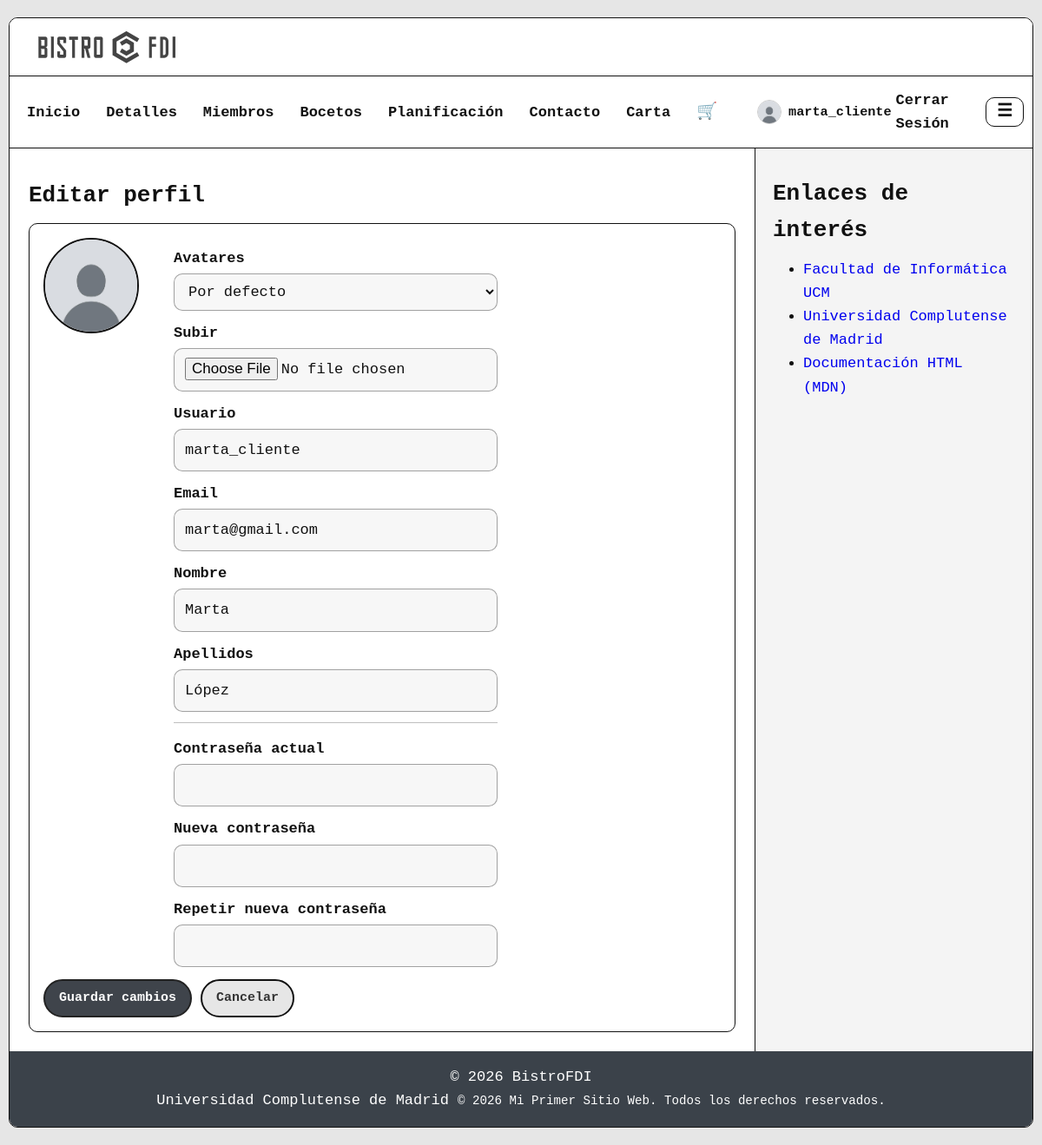
The app's page /includes/vistas/editar_perfil.php (signed in) with its own data.
### tables this page shows
CREATE TABLE usuarios (
    id INT AUTO_INCREMENT PRIMARY KEY,
    nombre_usuario VARCHAR(100) NOT NULL UNIQUE,
    email VARCHAR(100) NOT NULL,
    password VARCHAR(255) NOT NULL,
    nombre VARCHAR(100) NOT NULL,
    apellidos VARCHAR(100) NOT NULL,
    avatar VARCHAR(255) DEFAULT NULL
);

### includes/app/sa/UsuarioSA.php (called while the page is built, shortened)
<?php
require_once __DIR__ . '/../dao/UsuarioDAO.php';
class UsuarioSA {
    private UsuarioDAO $usuarioDAO;
    private RolDAO $rolDAO;
    public function __construct(?UsuarioDAO $usuarioDAO = null, ?RolDAO $rolDAO = null)
    {
        $conn = Aplicacion::getInstance()->getConexionBd();
        $this->usuarioDAO = $usuarioDAO ?? new UsuarioDAO($conn);
        $this->rolDAO = $rolDAO ?? new RolDAO($conn);
    }
    public function getById(int $id): ?UsuarioDTO
    {
        $u = $this->usuarioDAO->findById($id);
        $u->setRoles($this->rolDAO->findRolesByUsuarioId($id));
        return $u;
    }
}

### includes/app/dao/UsuarioDAO.php (called while the page is built, shortened)
<?php
require_once __DIR__ . '/../dto/UsuarioDTO.php';
class UsuarioDAO {
    public function findById(int $id): ?UsuarioDTO {
        $sql = "SELECT id, nombre_usuario, email, password, nombre, apellidos, avatar
                FROM usuarios
                WHERE id = ?";
        $stmt = $this->conn->prepare($sql);
        $stmt->bind_param("i", $id);
        if (!$stmt->execute()) { throw new RuntimeException("Error execute (findById usuarios): " . $stmt->error); }
        $res = $stmt->get_result();
        $row = $res->fetch_assoc();
        return new UsuarioDTO(
            (int)$row['id'],
            (string)$row['nombre_usuario'],
            (string)$row['password'],
            (string)$row['nombre'],
            (string)$row['email'],
            (string)$row['apellidos'],
            $row['avatar'] !== null ? (string)$row['avatar'] : null,
            []
        );
    }
}

### includes/app/dto/UsuarioDTO.php (called while the page is built, shortened)
<?php
class UsuarioDTO implements JsonSerializable
{
    public function getNombreUsuario(): string { return $this->nombreUsuario; }
    public function getNombre(): string { return $this->nombre; }
    public function getEmail(): string { return $this->email; }
    public function getApellidos(): string { return $this->apellidos; }
    public function getAvatar(): ?string { return $this->avatar; }
}

### includes/vistas/formularios/formularioEditarPerfil.php (the view, shortened to what this page needs)
<?php
require_once RAIZ_APP . '/includes/vistas/common/FormularioBase.php';
require_once RAIZ_APP . '/includes/app/sa/UsuarioSA.php';
class FormularioEditarPerfil extends FormularioBase
{
    private bool $esGerente;
    private bool $editandoPropio;
    private object $usuario;
    private array $opcionesAvatar = [
        'avatares/default.jpg' => 'Por defecto',
        'avatares/a1.png'      => 'Avatar 1',
        'avatares/a2.png'      => 'Avatar 2',
        'avatares/a3.png'      => 'Avatar 3',
        'avatares/a4.png'      => 'Avatar 4',
    ];
    public function __construct(int $idObjetivo, bool $esGerente)
    {
        $this->usuarioSA = new UsuarioSA();
        $this->esGerente = $esGerente;
        $idSesion = (int)($_SESSION['usuario_id'] ?? 0);
        if (!$esGerente) {
            $idObjetivo = $idSesion;
        }
        $this->idObjetivo = $idObjetivo;
        $this->editandoPropio = ($this->idObjetivo === $idSesion);
        $usuario = $this->usuarioSA->getById($this->idObjetivo);
        $this->usuario = $usuario;
    }
    private function getUrlCancelar(): string
    {
        return ($this->esGerente && !$this->editandoPropio)
            ? (RUTA_APP . '/includes/vistas/gerente/usuarios.php')
            : (RUTA_APP . '/includes/vistas/mi_perfil.php');
    }
    private function h(string $valor): string
    {
        return htmlspecialchars($valor, ENT_QUOTES | ENT_SUBSTITUTE, 'UTF-8');
    }
    protected function generaCamposFormulario(array &$datos): string
    {
        $valores = $this->getValoresFormulario($datos);
        $avatarUrl = RUTA_IMGS . '/' . ltrim((string)$valores['avatarActual'], '/');
        $btnCancelarUrl = $this->getUrlCancelar();
        ?>
        <div class="form-media">
            <img
                id="avatarPreview"
                class="avatar-edit"
                src="<?= $this->h($avatarUrl) ?>"
                alt="Avatar"
            >
            <div class="stack form-panel">
                <div>
                    <label for="avatarSelect">Avatares</label>
                    <select id="avatarSelect" name="avatar_predef">
                        <?php foreach ($this->opcionesAvatar as $value => $label): ?>
                            <option value="<?= $this->h((string)$value) ?>" <?= ((string)$value === (string)$valores['avatar_predef']) ? 'selected' : '' ?>>
                                <?= $this->h((string)$label) ?>
                            </option>
                        <?php endforeach; ?>
                    </select>
                </div>
                <div>
                    <label for="avatarFile">Subir</label>
                    <input id="avatarFile" type="file" name="avatar_file" accept="image/*">
                </div>
                <div>
                    <label for="nombreUsuario">Usuario</label>
                    <input
                        id="nombreUsuario"
                        type="text"
                        name="nombreUsuario"
                        value="<?= $this->h((string)$valores['nombreUsuario']) ?>"
                        required
                    >
                </div>
                <div>
                    <label for="email">Email</label>
                    <input
                        id="email"
                        type="email"
                        name="email"
                        value="<?= $this->h((string)$valores['email']) ?>"
                        required
                    >
                </div>
                <div>
                    <label for="nombre">Nombre</label>
                    <input
                        id="nombre"
                        type="text"
                        name="nombre"
                        value="<?= $this->h((string)$valores['nombre']) ?>"
                        required
                    >
                </div>
                <div>
                    <label for="apellidos">Apellidos</label>
                    <input
                        id="apellidos"
                        type="text"
                        name="apellidos"
                        value="<?= $this->h((string)$valores['apellidos']) ?>"
                        required
                    >
                </div>
                <hr>
                <?php if ($this->editandoPropio): ?>
                    <div>
                        <label for="password_actual">Contraseña actual</label>
                        <input
                            id="password_actual"
                            type="password"
                            name="password_actual"
                            autocomplete="current-password"
                        >
                    </div>
                <?php endif; ?>
                <div>
                    <label for="password_nueva">Nueva contraseña</label>
                    <input
                        id="password_nueva"
                        type="password"
                        name="password_nueva"
                        autocomplete="new-password"
                    >
                </div>
                <div>
                    <label for="password_nueva_2">Repetir nueva contraseña</label>
                    <input
                        id="password_nueva_2"
                        type="password"
                        name="password_nueva_2"
                        autocomplete="new-password"
                    >
                </div>
            </div>
        </div>
        <div class="form-actions">
            <button class="btn btn-primary" type="submit">Guardar cambios</button>
            <a class="btn btn-light" href="<?= $this->h($btnCancelarUrl) ?>">Cancelar</a>
        </div>
        <?php
        return ob_get_clean();
    }
    private function getAvatarActual(): string
    {
        $avatar = $this->usuario->getAvatar();
        return $avatar ?: 'avatares/default.jpg';
    }
    private function getValoresFormulario(array $datos): array
    {
        return [
            'nombreUsuario' => $datos['nombreUsuario'] ?? (string)$this->usuario->getNombreUsuario(),
            'email'         => $datos['email'] ?? (string)$this->usuario->getEmail(),
            'nombre'        => $datos['nombre'] ?? (string)$this->usuario->getNombre(),
            'apellidos'     => $datos['apellidos'] ?? (string)$this->usuario->getApellidos(),
            'avatar_predef' => $datos['avatar_predef'] ?? $this->getAvatarActual(),
            'avatarActual'  => $datos['avatar_predef'] ?? $this->getAvatarActual(),
        ];
    }
}

### css/estilo.css (style rules this page uses)
* { box-sizing: border-box; margin: 0; padding: 0; }
html, body { min-height: 100%; height: auto; }
body { background: #E6E6E6; color: #111; font-family: ui-monospace, SFMono-Regular, Menlo, Monaco, Consolas, "Liberation Mono", "Courier New", monospace; font-size: 17px; line-height: 1.6; overflow: auto; }
img { display: block; max-width: 100%; height: auto; }
a { text-decoration: none; }
hr { border: 0; border-top: 1px solid rgba(0,0,0,0.25); margin: 16px 0; }
.stack > * + * { margin-top: 12px; }
.btn, button, input[type="button"], input[type="submit"], input[type="reset"] { display: inline-flex; align-items: center; justify-content: center; padding: 8px 16px; border: 2px solid #222; border-radius: 999px; background: #3f444b; color: #fff; font: inherit; font-size: 15px; font-weight: 700; cursor: pointer; text-decoration: none; transition: background 0.15s ease; }
a.btn { color: #fff; }
.btn-light { background: #e6e6e6; border-color: #111; color: #333; }
a.btn-light { color: #333; }
label { display: block; margin: 10px 0 4px; font-weight: 800; }
input[type="text"], input[type="email"], input[type="password"], input[type="file"], input[type="number"], select, textarea { width: 100%; padding: 10px 12px; border: 1px solid rgba(0,0,0,0.35); border-radius: 10px; background: #f7f7f7; color: #111; font: inherit; outline: none; transition: border-color 0.15s ease, box-shadow 0.15s ease, background 0.15s ease; }
.form-actions { display: flex; align-items: center; gap: 10px; flex-wrap: wrap; margin-top: 14px; }
.form-media { display: flex; align-items: flex-start; gap: 40px; flex-wrap: wrap; }
.form-panel { max-width: 420px; }
.avatar-edit { width: 110px; height: 110px; border: 2px solid #111; border-radius: 50%; object-fit: cover; background: #fff; }
html { scroll-behavior: smooth; }

### records on screen
usuarios: avatar (placeholder picture), avatar_predef "Por defecto", nombreUsuario "marta_cliente", email "marta@gmail.com", nombre "Marta", apellidos "López"

### other values on screen
$nombreUsuarioEsc "marta_cliente"
$tituloPagina "Editar perfil"
